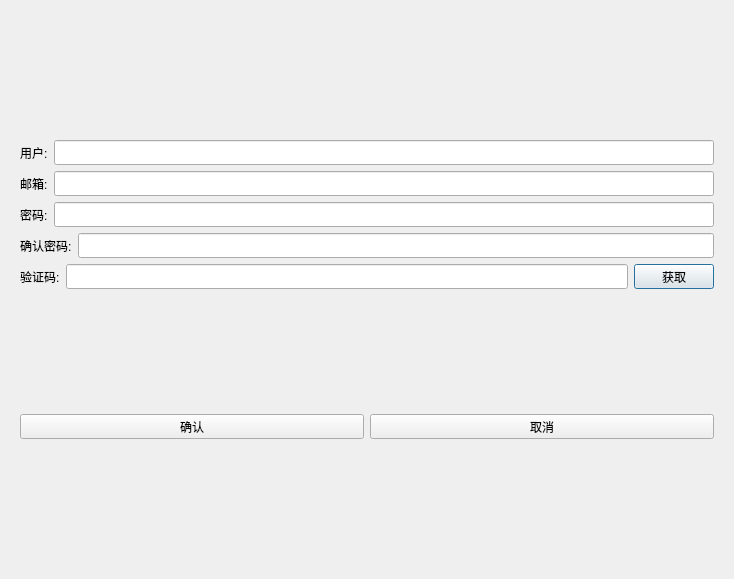
<?xml version="1.0" encoding="UTF-8"?>
<ui version="4.0">
 <class>RegisterDialog</class>
 <widget class="QDialog" name="RegisterDialog">
  <property name="geometry">
   <rect>
    <x>0</x>
    <y>0</y>
    <width>734</width>
    <height>579</height>
   </rect>
  </property>
  <property name="windowTitle">
   <string>Dialog</string>
  </property>
  <layout class="QVBoxLayout" name="verticalLayout_2">
   <item>
    <layout class="QVBoxLayout" name="verticalLayout">
     <item>
      <widget class="QStackedWidget" name="stackedWidget">
       <widget class="QWidget" name="page">
        <layout class="QVBoxLayout" name="verticalLayout_3">
         <item>
          <spacer name="verticalSpacer">
           <property name="orientation">
            <enum>Qt::Vertical</enum>
           </property>
           <property name="sizeHint" stdset="0">
            <size>
             <width>20</width>
             <height>40</height>
            </size>
           </property>
          </spacer>
         </item>
         <item>
          <layout class="QHBoxLayout" name="horizontalLayout">
           <item>
            <widget class="QLabel" name="user_label">
             <property name="minimumSize">
              <size>
               <width>0</width>
               <height>25</height>
              </size>
             </property>
             <property name="maximumSize">
              <size>
               <width>16777215</width>
               <height>25</height>
              </size>
             </property>
             <property name="text">
              <string>用户:</string>
             </property>
            </widget>
           </item>
           <item>
            <widget class="QLineEdit" name="user_edit">
             <property name="minimumSize">
              <size>
               <width>0</width>
               <height>25</height>
              </size>
             </property>
             <property name="maximumSize">
              <size>
               <width>16777215</width>
               <height>25</height>
              </size>
             </property>
            </widget>
           </item>
          </layout>
         </item>
         <item>
          <layout class="QHBoxLayout" name="horizontalLayout_3">
           <item>
            <widget class="QLabel" name="email_label">
             <property name="minimumSize">
              <size>
               <width>0</width>
               <height>25</height>
              </size>
             </property>
             <property name="maximumSize">
              <size>
               <width>16777215</width>
               <height>25</height>
              </size>
             </property>
             <property name="text">
              <string>邮箱:</string>
             </property>
            </widget>
           </item>
           <item>
            <widget class="QLineEdit" name="lineEdit">
             <property name="minimumSize">
              <size>
               <width>0</width>
               <height>25</height>
              </size>
             </property>
             <property name="maximumSize">
              <size>
               <width>16777215</width>
               <height>25</height>
              </size>
             </property>
            </widget>
           </item>
          </layout>
         </item>
         <item>
          <layout class="QHBoxLayout" name="horizontalLayout_4">
           <item>
            <widget class="QLabel" name="pwd_label">
             <property name="minimumSize">
              <size>
               <width>0</width>
               <height>25</height>
              </size>
             </property>
             <property name="maximumSize">
              <size>
               <width>16777215</width>
               <height>25</height>
              </size>
             </property>
             <property name="text">
              <string>密码:</string>
             </property>
            </widget>
           </item>
           <item>
            <widget class="QLineEdit" name="lineEdit_2">
             <property name="minimumSize">
              <size>
               <width>0</width>
               <height>25</height>
              </size>
             </property>
             <property name="maximumSize">
              <size>
               <width>16777215</width>
               <height>25</height>
              </size>
             </property>
            </widget>
           </item>
          </layout>
         </item>
         <item>
          <layout class="QHBoxLayout" name="horizontalLayout_5">
           <item>
            <widget class="QLabel" name="pwd1_label">
             <property name="minimumSize">
              <size>
               <width>0</width>
               <height>25</height>
              </size>
             </property>
             <property name="maximumSize">
              <size>
               <width>16777215</width>
               <height>25</height>
              </size>
             </property>
             <property name="text">
              <string>确认密码:</string>
             </property>
            </widget>
           </item>
           <item>
            <widget class="QLineEdit" name="pwd1_edit">
             <property name="minimumSize">
              <size>
               <width>0</width>
               <height>25</height>
              </size>
             </property>
             <property name="maximumSize">
              <size>
               <width>16777215</width>
               <height>25</height>
              </size>
             </property>
            </widget>
           </item>
          </layout>
         </item>
         <item>
          <layout class="QHBoxLayout" name="horizontalLayout_6">
           <item>
            <widget class="QLabel" name="varify_label">
             <property name="minimumSize">
              <size>
               <width>0</width>
               <height>25</height>
              </size>
             </property>
             <property name="maximumSize">
              <size>
               <width>16777215</width>
               <height>25</height>
              </size>
             </property>
             <property name="text">
              <string>验证码:</string>
             </property>
            </widget>
           </item>
           <item>
            <widget class="QLineEdit" name="verify_edit">
             <property name="minimumSize">
              <size>
               <width>0</width>
               <height>25</height>
              </size>
             </property>
             <property name="maximumSize">
              <size>
               <width>16777215</width>
               <height>25</height>
              </size>
             </property>
            </widget>
           </item>
           <item>
            <widget class="QPushButton" name="getCode_btn">
             <property name="minimumSize">
              <size>
               <width>0</width>
               <height>25</height>
              </size>
             </property>
             <property name="maximumSize">
              <size>
               <width>16777215</width>
               <height>25</height>
              </size>
             </property>
             <property name="text">
              <string>获取</string>
             </property>
            </widget>
           </item>
          </layout>
         </item>
         <item>
          <spacer name="verticalSpacer_2">
           <property name="orientation">
            <enum>Qt::Vertical</enum>
           </property>
           <property name="sizeHint" stdset="0">
            <size>
             <width>20</width>
             <height>40</height>
            </size>
           </property>
          </spacer>
         </item>
         <item>
          <layout class="QHBoxLayout" name="horizontalLayout_8">
           <item>
            <widget class="QPushButton" name="confirm_btn">
             <property name="minimumSize">
              <size>
               <width>0</width>
               <height>25</height>
              </size>
             </property>
             <property name="maximumSize">
              <size>
               <width>16777215</width>
               <height>25</height>
              </size>
             </property>
             <property name="text">
              <string>确认</string>
             </property>
            </widget>
           </item>
           <item>
            <widget class="QPushButton" name="cancel_btn">
             <property name="minimumSize">
              <size>
               <width>0</width>
               <height>25</height>
              </size>
             </property>
             <property name="maximumSize">
              <size>
               <width>16777215</width>
               <height>25</height>
              </size>
             </property>
             <property name="text">
              <string>取消</string>
             </property>
            </widget>
           </item>
          </layout>
         </item>
         <item>
          <spacer name="verticalSpacer_3">
           <property name="orientation">
            <enum>Qt::Vertical</enum>
           </property>
           <property name="sizeHint" stdset="0">
            <size>
             <width>20</width>
             <height>40</height>
            </size>
           </property>
          </spacer>
         </item>
        </layout>
       </widget>
       <widget class="QWidget" name="page_2"/>
      </widget>
     </item>
    </layout>
   </item>
  </layout>
 </widget>
 <resources/>
 <connections/>
</ui>
